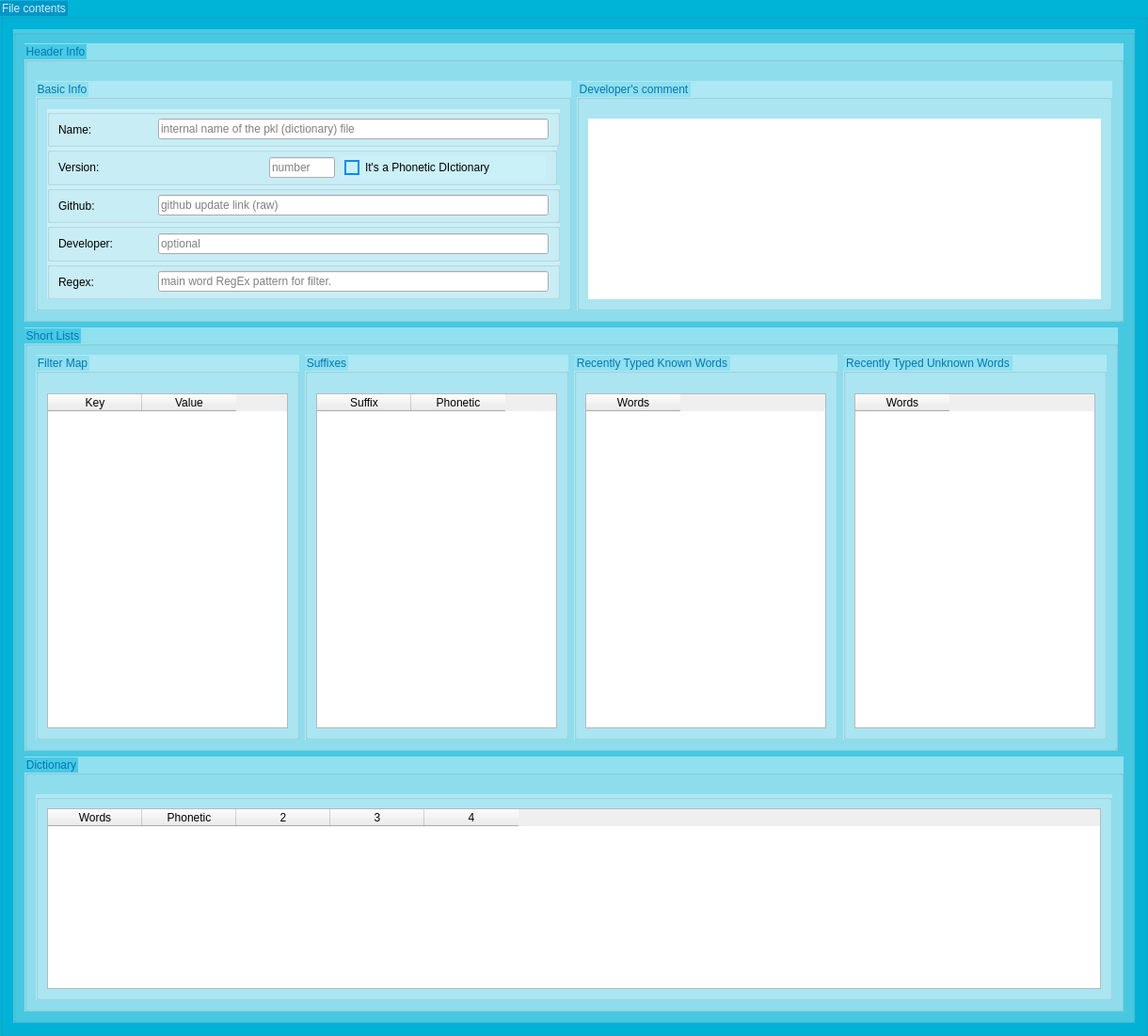
                   <widget class="QGroupBox" name="groupBox_37">
                    <property name="styleSheet">
                     <string notr="true">
QGroupBox {
	background-color: rgb(0, 180, 216);
}

QGroupBox::title {
color: rgb(202, 240, 248);
background-color: rgb(0, 150, 199);
}
</string>
                    </property>
                    <property name="title">
                     <string>File contents</string>
                    </property>
                    <layout class="QGridLayout" name="gridLayout_24">
                     <item row="0" column="0" colspan="2">
                      <widget class="QGroupBox" name="groupBox_43">
                       <property name="minimumSize">
                        <size>
                         <width>70</width>
                         <height>80</height>
                        </size>
                       </property>
                       <property name="styleSheet">
                        <string notr="true">
QGroupBox {
	
	background-color: rgb(72, 202, 228);
}

QGroupBox::title {

	background-color:  rgb(248, 248, 248);
	
}
</string>
                       </property>
                       <property name="title">
                        <string/>
                       </property>
                       <layout class="QGridLayout" name="gridLayout_26">
                        <item row="1" column="0" colspan="2">
                         <widget class="QGroupBox" name="groupBox_44">
                          <property name="minimumSize">
                           <size>
                            <width>0</width>
                            <height>290</height>
                           </size>
                          </property>
                          <property name="maximumSize">
                           <size>
                            <width>16777215</width>
                            <height>307</height>
                           </size>
                          </property>
                          <property name="toolTip">
                           <string>&lt;html&gt;&lt;head/&gt;&lt;body&gt;&lt;p&gt;&lt;br/&gt;&lt;/p&gt;&lt;/body&gt;&lt;/html&gt;</string>
                          </property>
                          <property name="styleSheet">
                           <string notr="true">
QGroupBox {
	background-color: rgb(144, 224, 239);
}

QGroupBox::title {
	color: rgb(0, 118, 181);
	background-color: rgb(72, 202, 228);
}
</string>
                          </property>
                          <property name="title">
                           <string>Header Info</string>
                          </property>
                          <layout class="QGridLayout" name="gridLayout_27">
                           <property name="topMargin">
                            <number>20</number>
                           </property>
                           <item row="0" column="0" rowspan="2">
                            <widget class="QGroupBox" name="groupBox_52">
                             <property name="maximumSize">
                              <size>
                               <width>570</width>
                               <height>16777215</height>
                              </size>
                             </property>
                             <property name="styleSheet">
                              <string notr="true">
QGroupBox {
background-color: rgb(173, 232, 244);
}

QGroupBox::title {
	color: rgb(0, 118, 181);
	background-color: rgb(144, 224, 239);
}



QCheckBox {
	background-color: rgb(173, 232, 244);
border-radius: 4px;
padding: 4px;
min-height: 18px;
min-width: 36px;
}



QCheckBox:disabled {
  background-color: #d3d3d3;
  border: 1px solid #808080;
  color: #808080;
}
QCheckBox::indicator {
  width: 12px;
  height: 12px;
	border: 2px solid rgb(2, 139, 255);
	
}
QCheckBox::checked {
	background-color: rgb(206, 245, 252);
}

QCheckBox::indicator:unchecked {
  image: url(:/images/unchecked.png);
}

QCheckBox::indicator:unchecked:hover {
  image: url(:/images/unchecked_hover.png);
	background-color: rgb(0, 227, 255);
	 width: 13px;
  height: 13px;
}

QCheckBox::indicator:checked {
 image: url(Tic_seign.png);
}

QCheckBox::indicator:checked:hover {
  image: url(Tic_seign.png);
 width: 14px;
  height: 14px;
}

QLabel{
min-width: 100px;
max-width: 1000px;
}</string>
                             </property>
                             <property name="title">
                              <string>Basic Info</string>
                             </property>
                             <layout class="QGridLayout" name="gridLayout_29">
                              <property name="topMargin">
                               <number>10</number>
                              </property>
                              <property name="bottomMargin">
                               <number>9</number>
                              </property>
                              <property name="horizontalSpacing">
                               <number>3</number>
                              </property>
                              <property name="verticalSpacing">
                               <number>0</number>
                              </property>
                              <item row="1" column="0">
                               <widget class="QGroupBox" name="groupBox_46">
                                <property name="styleSheet">
                                 <string notr="true">
QGroupBox {
background-color: rgb(202, 240, 248);
}

QGroupBox::title {
	color: rgb(0, 118, 181);
	background-color: rgb(72, 202, 228);
}
</string>
                                </property>
                                <property name="title">
                                 <string/>
                                </property>
                                <layout class="QHBoxLayout" name="horizontalLayout_26">
                                 <property name="topMargin">
                                  <number>3</number>
                                 </property>
                                 <property name="bottomMargin">
                                  <number>3</number>
                                 </property>
                                 <item>
                                  <widget class="QLabel" name="label_26">
                                   <property name="minimumSize">
                                    <size>
                                     <width>100</width>
                                     <height>0</height>
                                    </size>
                                   </property>
                                   <property name="maximumSize">
                                    <size>
                                     <width>1000</width>
                                     <height>16777215</height>
                                    </size>
                                   </property>
                                   <property name="text">
                                    <string>Version:</string>
                                   </property>
                                  </widget>
                                 </item>
                                 <item>
                                  <widget class="QLineEdit" name="DicVersionLineEdit">
                                   <property name="maximumSize">
                                    <size>
                                     <width>70</width>
                                     <height>22</height>
                                    </size>
                                   </property>
                                   <property name="placeholderText">
                                    <string>number</string>
                                   </property>
                                   <property name="clearButtonEnabled">
                                    <bool>true</bool>
                                   </property>
                                  </widget>
                                 </item>
                                 <item>
                                  <widget class="QCheckBox" name="PhonericDicCheckBox">
                                   <property name="minimumSize">
                                    <size>
                                     <width>44</width>
                                     <height>26</height>
                                    </size>
                                   </property>
                                   <property name="styleSheet">
                                    <string notr="true">background-color: rgb(202, 240, 248);</string>
                                   </property>
                                   <property name="text">
                                    <string>It's a Phonetic DIctionary</string>
                                   </property>
                                  </widget>
                                 </item>
                                </layout>
                               </widget>
                              </item>
                              <item row="0" column="0" colspan="2">
                               <widget class="QGroupBox" name="groupBox_45">
                                <property name="styleSheet">
                                 <string notr="true">
QGroupBox {
background-color: rgb(202, 240, 248);
}

QGroupBox::title {
	color: rgb(0, 118, 181);
	background-color: rgb(72, 202, 228);
}
</string>
                                </property>
                                <property name="title">
                                 <string/>
                                </property>
                                <layout class="QHBoxLayout" name="horizontalLayout_25">
                                 <property name="topMargin">
                                  <number>3</number>
                                 </property>
                                 <property name="bottomMargin">
                                  <number>3</number>
                                 </property>
                                 <item>
                                  <widget class="QLabel" name="label_25">
                                   <property name="minimumSize">
                                    <size>
                                     <width>100</width>
                                     <height>0</height>
                                    </size>
                                   </property>
                                   <property name="maximumSize">
                                    <size>
                                     <width>1000</width>
                                     <height>16777215</height>
                                    </size>
                                   </property>
                                   <property name="text">
                                    <string>Name:</string>
                                   </property>
                                  </widget>
                                 </item>
                                 <item>
                                  <widget class="QLineEdit" name="DicNameLineEdit">
                                   <property name="maximumSize">
                                    <size>
                                     <width>16777215</width>
                                     <height>22</height>
                                    </size>
                                   </property>
                                   <property name="placeholderText">
                                    <string>internal name of the pkl (dictionary) file</string>
                                   </property>
                                   <property name="clearButtonEnabled">
                                    <bool>true</bool>
                                   </property>
                                  </widget>
                                 </item>
                                </layout>
                               </widget>
                              </item>
                              <item row="2" column="0" colspan="2">
                               <widget class="QGroupBox" name="groupBox_47">
                                <property name="styleSheet">
                                 <string notr="true">
QGroupBox {
background-color: rgb(202, 240, 248);
}

QGroupBox::title {
	color: rgb(0, 118, 181);
	background-color: rgb(72, 202, 228);
}
</string>
                                </property>
                                <property name="title">
                                 <string/>
                                </property>
                                <layout class="QHBoxLayout" name="horizontalLayout_27">
                                 <property name="topMargin">
                                  <number>3</number>
                                 </property>
                                 <property name="bottomMargin">
                                  <number>3</number>
                                 </property>
                                 <item>
                                  <widget class="QLabel" name="label_27">
                                   <property name="minimumSize">
                                    <size>
                                     <width>100</width>
                                     <height>0</height>
                                    </size>
                                   </property>
                                   <property name="maximumSize">
                                    <size>
                                     <width>1000</width>
                                     <height>16777215</height>
                                    </size>
                                   </property>
                                   <property name="text">
                                    <string>Github:</string>
                                   </property>
                                  </widget>
                                 </item>
                                 <item>
                                  <widget class="QLineEdit" name="DicGitHubLineEdit">
                                   <property name="maximumSize">
                                    <size>
                                     <width>16777215</width>
                                     <height>22</height>
                                    </size>
                                   </property>
                                   <property name="placeholderText">
                                    <string>github update link (raw)</string>
                                   </property>
                                   <property name="clearButtonEnabled">
                                    <bool>true</bool>
                                   </property>
                                  </widget>
                                 </item>
                                </layout>
                               </widget>
                              </item>
                              <item row="3" column="0" colspan="2">
                               <widget class="QGroupBox" name="groupBox_50">
                                <property name="styleSheet">
                                 <string notr="true">
QGroupBox {
background-color: rgb(202, 240, 248);
}

QGroupBox::title {
	color: rgb(0, 118, 181);
	background-color: rgb(72, 202, 228);
}
</string>
                                </property>
                                <property name="title">
                                 <string/>
                                </property>
                                <layout class="QHBoxLayout" name="horizontalLayout_28">
                                 <property name="topMargin">
                                  <number>3</number>
                                 </property>
                                 <property name="bottomMargin">
                                  <number>3</number>
                                 </property>
                                 <item>
                                  <widget class="QLabel" name="label_28">
                                   <property name="minimumSize">
                                    <size>
                                     <width>100</width>
                                     <height>0</height>
                                    </size>
                                   </property>
                                   <property name="maximumSize">
                                    <size>
                                     <width>1000</width>
                                     <height>16777215</height>
                                    </size>
                                   </property>
                                   <property name="text">
                                    <string>Developer:</string>
                                   </property>
                                  </widget>
                                 </item>
                                 <item>
                                  <widget class="QLineEdit" name="DicDeveloperLineEdit">
                                   <property name="placeholderText">
                                    <string>optional</string>
                                   </property>
                                   <property name="clearButtonEnabled">
                                    <bool>true</bool>
                                   </property>
                                  </widget>
                                 </item>
                                </layout>
                               </widget>
                              </item>
                              <item row="4" column="0" colspan="2">
                               <widget class="QGroupBox" name="groupBox_53">
                                <property name="styleSheet">
                                 <string notr="true">
QGroupBox {
background-color: rgb(202, 240, 248);
}

QGroupBox::title {
	color: rgb(0, 118, 181);
	background-color: rgb(72, 202, 228);
}
</string>
                                </property>
                                <property name="title">
                                 <string/>
                                </property>
                                <layout class="QHBoxLayout" name="horizontalLayout_30">
                                 <property name="topMargin">
                                  <number>3</number>
                                 </property>
                                 <property name="bottomMargin">
                                  <number>3</number>
                                 </property>
                                 <item>
                                  <widget class="QLabel" name="label_29">
                                   <property name="minimumSize">
                                    <size>
                                     <width>100</width>
                                     <height>0</height>
                                    </size>
                                   </property>
                                   <property name="maximumSize">
                                    <size>
                                     <width>1000</width>
                                     <height>16777215</height>
                                    </size>
                                   </property>
                                   <property name="text">
                                    <string>Regex:</string>
                                   </property>
                                  </widget>
                                 </item>
                                 <item>
                                  <widget class="QLineEdit" name="RegexLineEdit">
                                   <property name="toolTip">
                                    <string>&lt;html&gt;&lt;head/&gt;&lt;body&gt;&lt;p&gt;&lt;span style=&quot; font-size:12pt;&quot;&gt;RegEx pattern to filter main words.&lt;/span&gt;&lt;/p&gt;&lt;/body&gt;&lt;/html&gt;</string>
                                   </property>
                                   <property name="placeholderText">
                                    <string>main word RegEx pattern for filter.</string>
                                   </property>
                                  </widget>
                                 </item>
                                </layout>
                               </widget>
                              </item>
                             </layout>
                            </widget>
                           </item>
                           <item row="0" column="1" rowspan="2">
                            <widget class="QGroupBox" name="groupBox_49">
                             <property name="styleSheet">
                              <string notr="true">
QGroupBox {
	
	background-color: rgb(173, 232, 244);
}

QGroupBox::title {
	color: rgb(0, 118, 181);
	
	background-color: rgb(144, 224, 239);
}
</string>
                             </property>
                             <property name="title">
                              <string>Developer's comment</string>
                             </property>
                             <layout class="QGridLayout" name="gridLayout_28">
                              <property name="topMargin">
                               <number>20</number>
                              </property>
                              <item row="0" column="0">
                               <widget class="QPlainTextEdit" name="DicDevComPlainTextEdit">
                                <property name="styleSheet">
                                 <string notr="true">font: 15px &quot;Noto Sans Bengali&quot;;
border: none;</string>
                                </property>
                               </widget>
                              </item>
                             </layout>
                            </widget>
                           </item>
                          </layout>
                         </widget>
                        </item>
                        <item row="3" column="0" colspan="2">
                         <widget class="QGroupBox" name="groupBox_38">
                          <property name="styleSheet">
                           <string notr="true">
QGroupBox {
background-color: rgb(144, 224, 239);
}

QGroupBox::title {
	color: rgb(0, 118, 181);
	background-color: rgb(72, 202, 228);
}
</string>
                          </property>
                          <property name="title">
                           <string>Dictionary</string>
                          </property>
                          <layout class="QVBoxLayout" name="verticalLayout_9">
                           <property name="topMargin">
                            <number>20</number>
                           </property>
                           <item>
                            <widget class="QGroupBox" name="groupBox_48">
                             <property name="minimumSize">
                              <size>
                               <width>0</width>
                               <height>200</height>
                              </size>
                             </property>
                             <property name="styleSheet">
                              <string notr="true">
QGroupBox {
	background-color: rgb(173, 232, 244);
}

QGroupBox::title {
	color: rgb(0, 118, 181);
	background-color: rgb(72, 202, 228);
}
</string>
                             </property>
                             <property name="title">
                              <string/>
                             </property>
                             <layout class="QVBoxLayout" name="verticalLayout_10">
                              <item>
                               <widget class="QTableWidget" name="tableWidget">
                                <property name="enabled">
                                 <bool>true</bool>
                                </property>
                                <property name="accessibleName">
                                 <string notr="true"/>
                                </property>
                                <property name="styleSheet">
                                 <string notr="true"/>
                                </property>
                                <column>
                                 <property name="text">
                                  <string>Words</string>
                                 </property>
                                </column>
                                <column>
                                 <property name="text">
                                  <string>Phonetic</string>
                                 </property>
                                </column>
                                <column>
                                 <property name="text">
                                  <string>2</string>
                                 </property>
                                </column>
                                <column>
                                 <property name="text">
                                  <string>3</string>
                                 </property>
                                </column>
                                <column>
                                 <property name="text">
                                  <string>4</string>
                                 </property>
                                </column>
                               </widget>
                              </item>
                             </layout>
                            </widget>
                           </item>
                          </layout>
                         </widget>
                        </item>
                        <item row="0" column="0">
                         <layout class="QGridLayout" name="gridLayout_65"/>
                        </item>
                        <item row="2" column="0">
                         <widget class="QGroupBox" name="groupBox_4">
                          <property name="minimumSize">
                           <size>
                            <width>0</width>
                            <height>450</height>
                           </size>
                          </property>
                          <property name="styleSheet">
                           <string notr="true">
QGroupBox {
background-color: rgb(144, 224, 239);
}

QGroupBox::title {
	color: rgb(0, 118, 181);
	background-color: rgb(72, 202, 228);
}
</string>
                          </property>
                          <property name="title">
                           <string>Short Lists</string>
                          </property>
                          <layout class="QGridLayout" name="gridLayout_47">
                           <item row="1" column="0">
                            <widget class="QGroupBox" name="groupBox_75">
                             <property name="toolTip">
                              <string>&lt;html&gt;&lt;head/&gt;&lt;body&gt;&lt;p&gt;&lt;br/&gt;&lt;/p&gt;&lt;/body&gt;&lt;/html&gt;</string>
                             </property>
                             <property name="styleSheet">
                              <string notr="true">
QGroupBox {
	background-color: rgb(173, 232, 244);
}

QGroupBox::title {
	color: rgb(0, 118, 181);
	
	background-color: rgb(144, 224, 239);
}
</string>
                             </property>
                             <property name="title">
                              <string>Filter Map</string>
                             </property>
                             <layout class="QGridLayout" name="gridLayout_48">
                              <property name="topMargin">
                               <number>21</number>
                              </property>
                              <item row="0" column="0">
                               <widget class="QTableWidget" name="DicfilterTableWidget">
                                <column>
                                 <property name="text">
                                  <string>Key</string>
                                 </property>
                                </column>
                                <column>
                                 <property name="text">
                                  <string>Value</string>
                                 </property>
                                </column>
                               </widget>
                              </item>
                             </layout>
                            </widget>
                           </item>
                           <item row="1" column="2">
                            <widget class="QGroupBox" name="groupBox_88">
                             <property name="styleSheet">
                              <string notr="true">
QGroupBox {
	background-color: rgb(173, 232, 244);
}

QGroupBox::title {
	color: rgb(0, 118, 181);
	
	background-color: rgb(144, 224, 239);
}
</string>
                             </property>
                             <property name="title">
                              <string>Recently Typed Known Words</string>
                             </property>
                             <layout class="QGridLayout" name="gridLayout_69">
                              <property name="topMargin">
                               <number>21</number>
                              </property>
                              <item row="0" column="1">
                               <widget class="QTableWidget" name="KnownWordsTableWidget">
                                <column>
                                 <property name="text">
                                  <string>Words</string>
                                 </property>
                                </column>
                               </widget>
                              </item>
                             </layout>
                            </widget>
                           </item>
                           <item row="1" column="3">
                            <widget class="QGroupBox" name="groupBox_89">
                             <property name="styleSheet">
                              <string notr="true">
QGroupBox {
	background-color: rgb(173, 232, 244);
}

QGroupBox::title {
	color: rgb(0, 118, 181);
	
	background-color: rgb(144, 224, 239);
}
</string>
                             </property>
                             <property name="title">
                              <string>Recently Typed Unknown Words</string>
                             </property>
                             <layout class="QGridLayout" name="gridLayout_70">
                              <property name="topMargin">
                               <number>21</number>
                              </property>
                              <item row="0" column="0">
                               <widget class="QTableWidget" name="UnknownWordsTableWidget">
                                <column>
                                 <property name="text">
                                  <string>Words</string>
                                 </property>
                                </column>
                               </widget>
                              </item>
                             </layout>
                            </widget>
                           </item>
                           <item row="0" column="0" colspan="4">
                            <layout class="QGridLayout" name="gridLayout_9"/>
                           </item>
                           <item row="1" column="1">
                            <widget class="QGroupBox" name="groupBox_90">
                             <property name="styleSheet">
                              <string notr="true">
QGroupBox {
	background-color: rgb(173, 232, 244);
}

QGroupBox::title {
	color: rgb(0, 118, 181);
	
	background-color: rgb(144, 224, 239);
}
</string>
                             </property>
                             <property name="title">
                              <string>Suffixes</string>
                             </property>
                             <layout class="QGridLayout" name="gridLayout_76">
                              <property name="topMargin">
                               <number>21</number>
                              </property>
                              <item row="0" column="0">
                               <widget class="QTableWidget" name="SuffixTableWidget">
                                <column>
                                 <property name="text">
                                  <string>Suffix</string>
                                 </property>
                                </column>
                                <column>
                                 <property name="text">
                                  <string>Phonetic</string>
                                 </property>
                                </column>
                               </widget>
                              </item>
                             </layout>
                            </widget>
                           </item>
                          </layout>
                         </widget>
                        </item>
                       </layout>
                      </widget>
                     </item>
                    </layout>
                   </widget>
